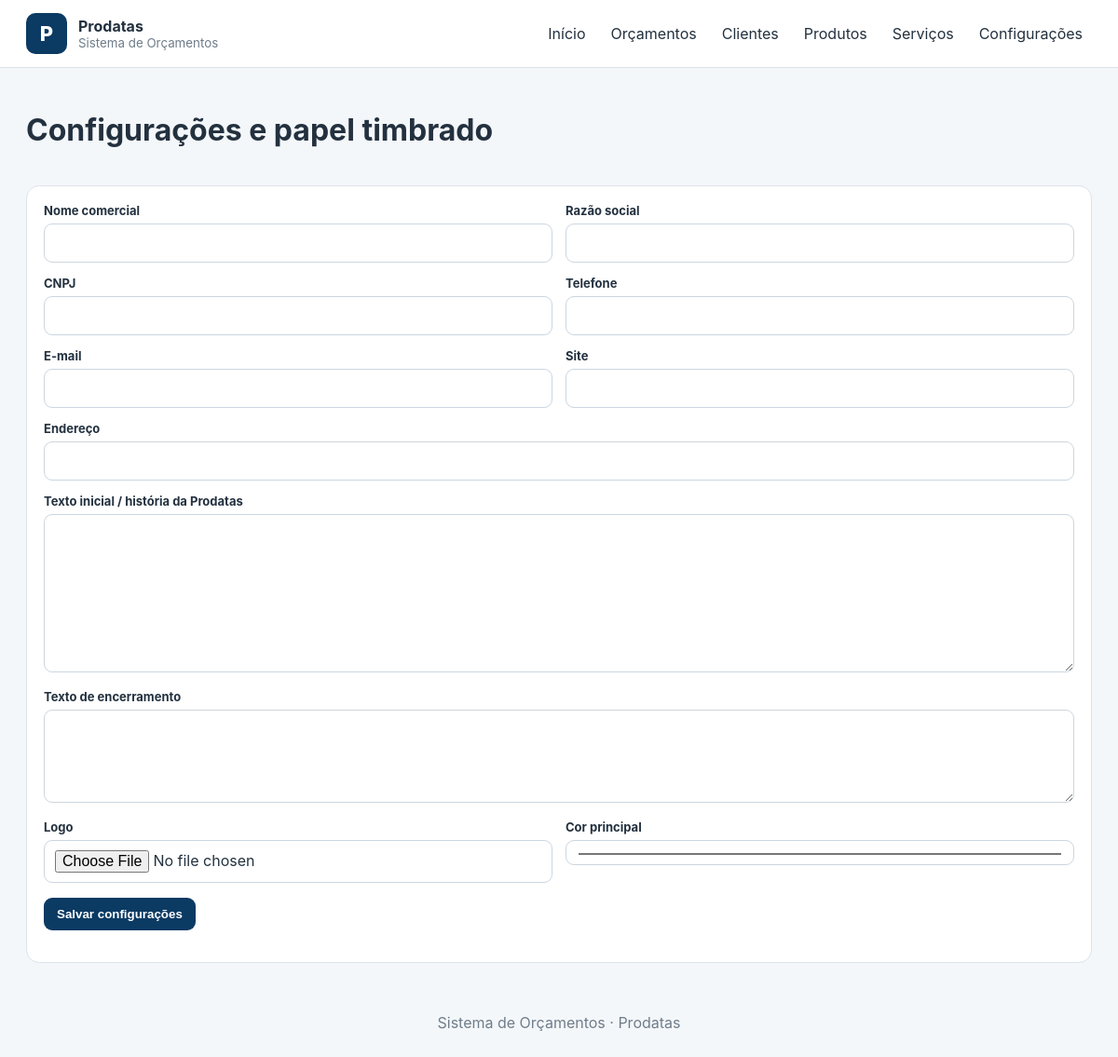
The app's page /configuracoes.php, older data.
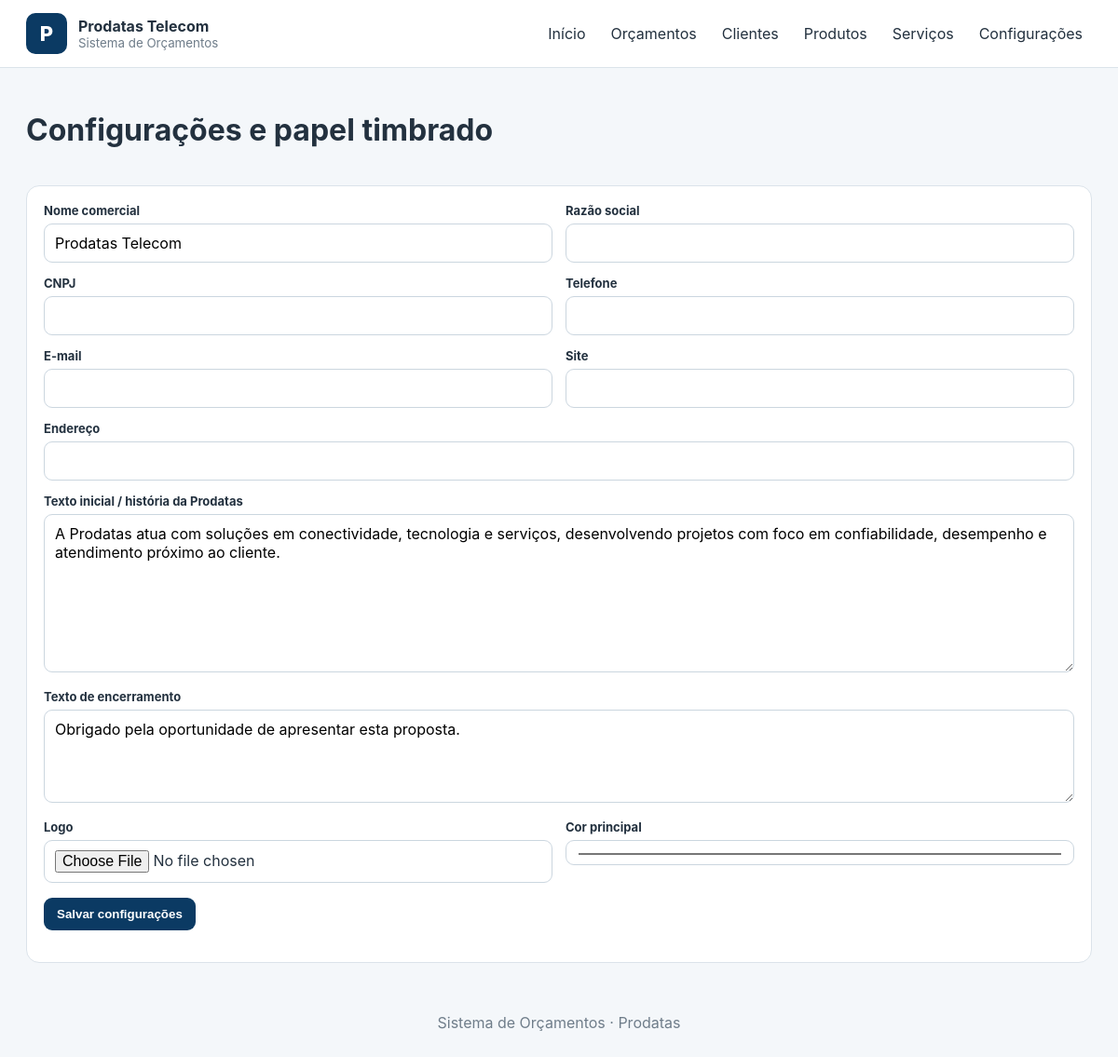
The same page, newer data.
### tables this page shows
CREATE TABLE IF NOT EXISTS orcamentos_orcamentos_configuracoes(id TINYINT PRIMARY KEY,nome_empresa VARCHAR(150) NOT NULL,razao_social VARCHAR(180),cnpj VARCHAR(30),endereco VARCHAR(255),telefone VARCHAR(60),email VARCHAR(150),site VARCHAR(150),historia TEXT,texto_rodape TEXT,logo_path VARCHAR(255),cor_primaria VARCHAR(20) NOT NULL DEFAULT '#0b3a63',atualizado_em TIMESTAMP DEFAULT CURRENT_TIMESTAMP ON UPDATE CURRENT_TIMESTAMP);

### includes/bootstrap.php (called while the page is built, shortened)
<?php
function e(?string $v):string{return htmlspecialchars((string)$v,ENT_QUOTES,'UTF-8');}
function configEmpresa(PDO $pdo):array{$r=$pdo->query("SELECT * FROM orcamentos_orcamentos_configuracoes WHERE id=1")->fetch();return $r?:[];}

### configuracoes.php (the view, shortened to what this page needs)
<?php
require 'includes/bootstrap.php';$c=configEmpresa($pdo);
require 'includes/header.php';$c=configEmpresa($pdo);?>
<div class="page-head"><h1>Configurações e papel timbrado</h1></div><form class="card" method="post" enctype="multipart/form-data"><div class="form-grid"><div><label>Nome comercial</label><input name="nome_empresa" value="<?= e($c['nome_empresa']??'') ?>"></div><div><label>Razão social</label><input name="razao_social" value="<?= e($c['razao_social']??'') ?>"></div><div><label>CNPJ</label><input name="cnpj" value="<?= e($c['cnpj']??'') ?>"></div><div><label>Telefone</label><input name="telefone" value="<?= e($c['telefone']??'') ?>"></div><div><label>E-mail</label><input name="email" value="<?= e($c['email']??'') ?>"></div><div><label>Site</label><input name="site" value="<?= e($c['site']??'') ?>"></div><div class="full"><label>Endereço</label><input name="endereco" value="<?= e($c['endereco']??'') ?>"></div><div class="full"><label>Texto inicial / história da Prodatas</label><textarea name="historia" style="min-height:170px"><?= e($c['historia']??'') ?></textarea></div><div class="full"><label>Texto de encerramento</label><textarea name="texto_rodape"><?= e($c['texto_rodape']??'') ?></textarea></div><div><label>Logo</label><input type="file" name="logo" accept=".png,.jpg,.jpeg,.webp"><?php if(!empty($c['logo_path'])):?><small>Atual: <?= e($c['logo_path']) ?></small><?php endif;?></div><div><label>Cor principal</label><input type="color" name="cor_primaria" value="<?= e($c['cor_primaria']??'#0b3a63') ?>"></div></div><p><button class="btn">Salvar configurações</button></p></form><?php require 'includes/footer.php';?>

### includes/header.php (shortened to what this page needs)
<?php
require_once __DIR__.'/bootstrap.php';$empresa=configEmpresa($pdo);$flash=getFlash();
?><!doctype html><html lang="pt-BR"><head><link rel="stylesheet" href="assets/css/app.css"></head><body>
<header class="topbar"><div class="brand"><?php if(!empty($empresa['logo_path'])&&is_file(__DIR__.'/../'.$empresa['logo_path'])):?><img src="<?= e($empresa['logo_path']) ?>" alt="Logo"><?php else:?><div class="brand-mark">P</div><?php endif;?><div><strong><?= e($empresa['nome_empresa']??'Prodatas') ?></strong><small>Sistema de Orçamentos</small></div></div>
<nav><a href="index.php">Início</a><a href="orcamentos.php">Orçamentos</a><a href="clientes.php">Clientes</a><a href="produtos.php">Produtos</a><a href="servicos.php">Serviços</a><a href="configuracoes.php">Configurações</a></nav></header><main class="container">

### includes/footer.php (shortened to what this page needs)
</main><footer class="footer">Sistema de Orçamentos · Prodatas</footer></body></html>

### assets/css/app.css (style rules this page uses)
:root { --primary:#0b3a63;--bg:#f4f7fa;--text:#23313f;--muted:#6f7d8a;--border:#dbe3ea;--success:#147a46;--danger:#a52a2a }
* { box-sizing:border-box }
body { margin:0;font-family:Inter,Segoe UI,Arial,sans-serif;background:var(--bg);color:var(--text) }
.topbar { background:#fff;border-bottom:1px solid var(--border);padding:14px 28px;display:flex;align-items:center;justify-content:space-between;gap:25px;position:sticky;top:0;z-index:5 }
.brand { display:flex;align-items:center;gap:12px }
.brand-mark { width:44px;height:44px;border-radius:10px;background:var(--primary);color:#fff;display:grid;place-items:center;font-size:22px;font-weight:800 }
.brand strong,.brand small { display:block }
.brand small { color:var(--muted) }
.topbar nav { display:flex;gap:7px;flex-wrap:wrap }
.topbar nav a { text-decoration:none;color:var(--text);padding:8px 10px;border-radius:8px }
.container { max-width:1180px;margin:26px auto;padding:0 18px }
.card { background:#fff;border:1px solid var(--border);border-radius:14px;padding:18px }
.page-head { display:flex;justify-content:space-between;align-items:center;gap:12px;margin-bottom:18px }
.btn { display:inline-flex;align-items:center;justify-content:center;border:0;border-radius:9px;padding:10px 14px;text-decoration:none;cursor:pointer;font-weight:650;background:var(--primary);color:#fff }
.form-grid { display:grid;grid-template-columns:repeat(2,1fr);gap:14px }
.form-grid .full { grid-column:1/-1 }
label { display:block;font-size:13px;font-weight:700;margin-bottom:6px }
input,select,textarea { width:100%;border:1px solid #cbd6df;border-radius:9px;padding:10px 11px;font:inherit;background:#fff }
textarea { min-height:100px;resize:vertical }
.footer { text-align:center;padding:28px;color:var(--muted) }

Row changes from the older to the newer data that the page shows:
added orcamentos_orcamentos_configuracoes: nome_empresa "Prodatas Telecom", historia "A Prodatas atua com soluções em conectividade, tecnologia e serviços, desenvolvendo projetos com foco em confiabilidade, desempenho e atendimento próximo ao cliente.", texto_rodape "Obrigado pela oportunidade de apresentar esta proposta.", cor_primaria "#0b3a63"
Text that changed along with them:
$empresa['nome_empresa']: "Prodatas" → (not shown)
form field cor_primaria: "#0b3a63" → (not shown)
